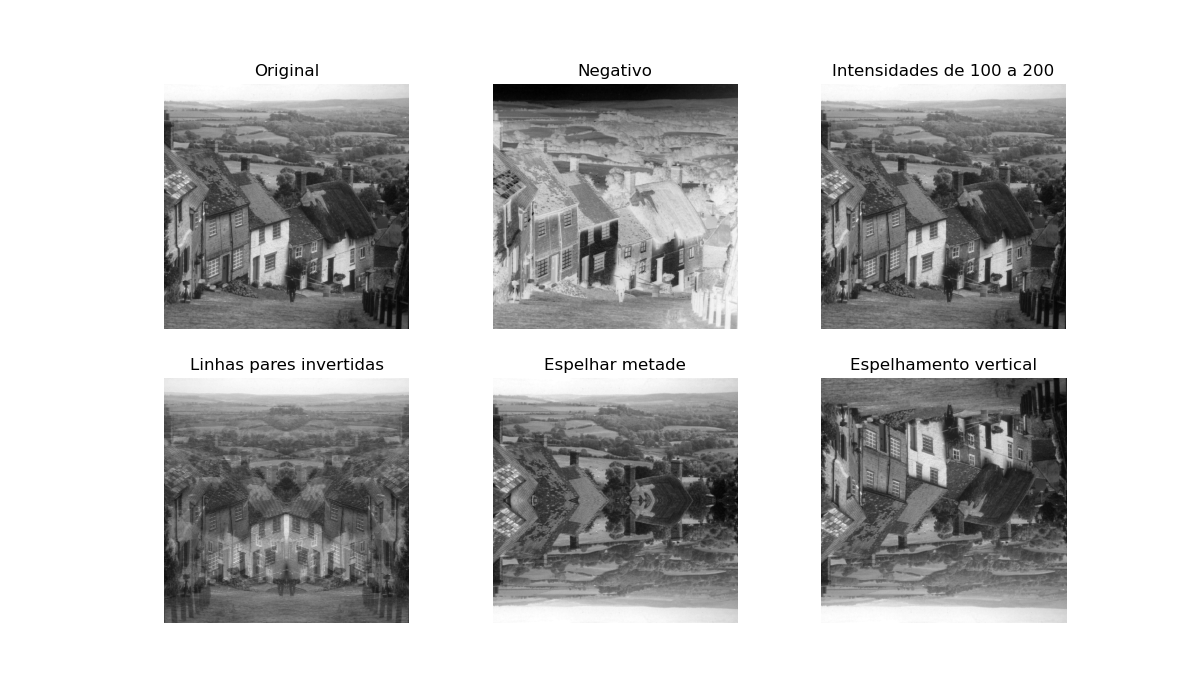

This figure's Python source:
'''
Universidade Estadual de Campinas
Instituto de Computação

MO443 - Introdução ao Processamento Digital de Imagem - 1S2023
Professor Hélio Pedrini

Trabalho 01


Aluno:
Maurício Pereira Lopes
RA: 225242
'''

# ------------------------------------------
# Carregamento de bibliotecas
import imageio as iio
import matplotlib.pyplot as plt
import numpy as np
import random
# ------------------------------------------


# ------------------------------------------
# Questão 1.3 - Transformação de Intensidade
# ------------------------------------------

# ------------------------------------------
# (a) Dada uma imagem monocromática
# ------------------------------------------
im = iio.imread('https://www.ic.unicamp.br/~helio/imagens_png/city.png')

# ------------------------------------------
# (b) obter o negativo da imagem
# ------------------------------------------
im_negativa = 255 - im

# ------------------------------------------
# (c) converter o intervalo de intensidades para [100, 200]
# ------------------------------------------
lim_sup = 200
lim_inf = 100
im_contraste = ((im * ((lim_sup - lim_inf) / 255)) + lim_inf).astype(np.uint8)

# ------------------------------------------
# (d) inverter os valores dos pixels das linhas pares da imagem
# ------------------------------------------
im_linhas_inv = im.copy()

for r in range(0, 512, 2):
    im_linhas_inv[r, :] = im[r, ::-1]

# ------------------------------------------
# (e) espelhar as linhas da metade superior da imagem
# na parte inferior da imagem
# ------------------------------------------
im_espelhada = im.copy()

im_espelhada[256:, :] = im_espelhada[0:256, :][::-1, ...]

# ------------------------------------------
# (f) aplicar um espelhamento vertical na imagem
# levando-se em conta todas as linhas da imagem
# ------------------------------------------
im_flip_vertical = im.copy()

im_flip_vertical = im_flip_vertical[::-1, ...]


# ------------------------------------------
# plotar e salvar as imagens
# ------------------------------------------
imagens = np.array([["Original", "Negativo", "Intensidades de 100 a 200", "Linhas pares invertidas", "Espelhar metade", "Espelhamento vertical"],
                    [im, im_negativa, im_contraste, im_linhas_inv, im_espelhada, im_flip_vertical]],
                  dtype = "object")
fig, axs = plt.subplots(2, 3, figsize = (12, 7))

im_idx = 0
for i in [0, 1]:
    for j in [0, 1, 2,]:
        axs[i, j].imshow(imagens[1, im_idx], cmap = "gray")
        axs[i, j].set_title(imagens[0, im_idx])
        axs[i, j].axis("off")
        im_idx = im_idx + 1
plt.savefig("trabalho01-questao1.3.png")
plt.show()




















